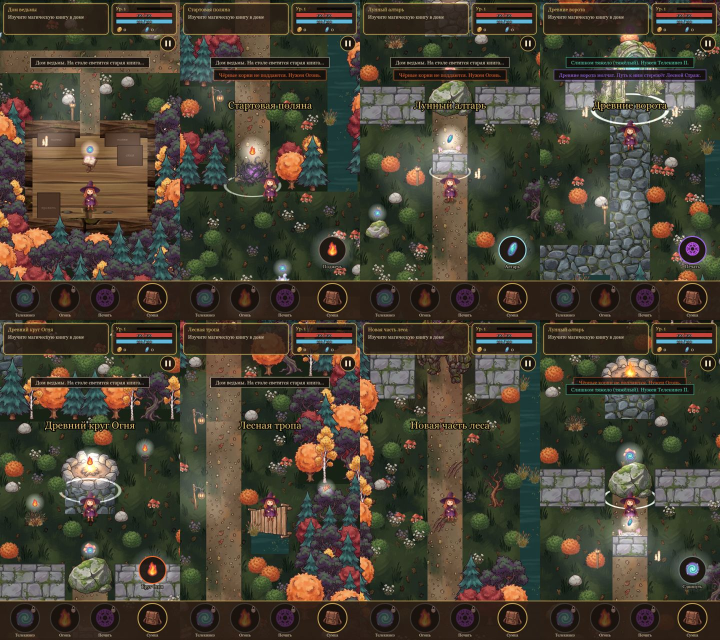
#> input picture tools/art/b2_montage.jpg, 1440 x 1280 px (shown at 1/2 size)
$ python key.py b2_montage.jpg contact_sheet.png contact_sheet.png
#> lines starting #> are read from the running program, lines starting #| are printed output that depends on the picture; after the words box and inside, x2 and y2 are one past the last pixel; in counts of white or black regions, pixels touching at a corner belong together
# Хромакей по пурпурному фону + нарезка листа на отдельные спрайты.
# usage: python3 key.py src.jpeg outdir name1,name2,...  (имена слева-направо, сверху-вниз)
import sys, os, numpy as np
from PIL import Image
from scipy import ndimage

src, outdir, names = sys.argv[1], sys.argv[2], sys.argv[3].split(',')
os.makedirs(outdir, exist_ok=True)
im = np.asarray(Image.open(src).convert('RGB')).astype(np.float32)
h, w, _ = im.shape
#> h = 1280; w = 1440
# цвет фона — медиана по рамке 6px
border = np.concatenate([im[:6].reshape(-1,3), im[-6:].reshape(-1,3), im[:, :6].reshape(-1,3), im[:, -6:].reshape(-1,3)])
bg = np.median(border, axis=0)
#> bg = [44, 39, 30]
R, G, B = im[...,0], im[...,1], im[...,2]
# «пурпурность»: насколько min(R,B) превышает G, относительно фона
mag = (np.minimum(R, B) - G)
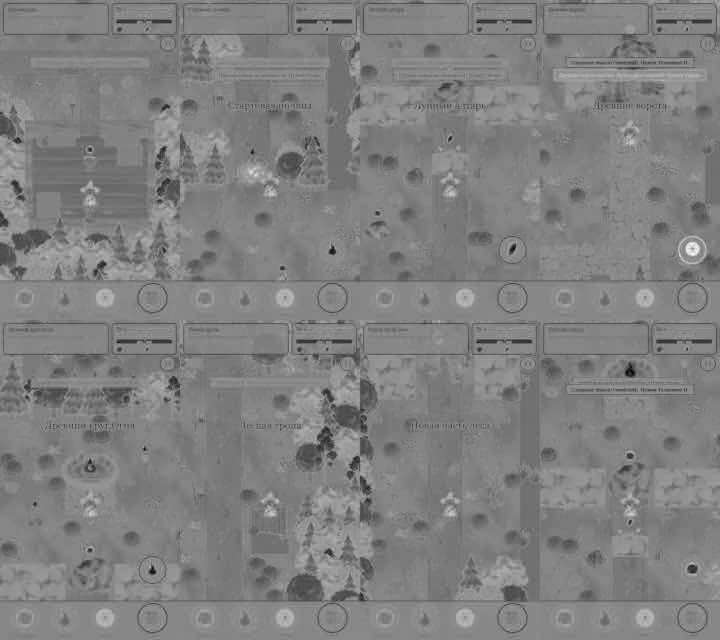
#> mag: shape (1280, 1440) float32 (shown at 1/2 size); min -139, max 105, mean -16; drawn with min black and max white
bgmag = min(bg[0], bg[2]) - bg[1]
#> bgmag = -9
d = np.linalg.norm(im - bg, axis=2)
# альфа: фон = 0, явный объект = 1; мягкий переход
alpha = np.clip((d - 38) / 60, 0, 1)
# FLOOD=1: фоном считается только область, связанная с краем кадра (белые пятна внутри объектов сохраняются)
if os.environ.get("FLOOD"):
    cand = d < 70
    lab0, _ = ndimage.label(cand)
    edge = set(np.unique(np.concatenate([lab0[0], lab0[-1], lab0[:, 0], lab0[:, -1]]))) - {0}
    bgr = np.isin(lab0, list(edge))
    near = ndimage.binary_dilation(bgr, iterations=3)
    alpha = np.where(bgr, 0.0, np.where(near, alpha, 1.0))
    # замкнутые «дырки» фона (просветы в кустах, между ножками): чистый фон и не мельче HOLE px
    HOLE = int(os.environ.get('HOLE', 600))
    lab1, n1 = ndimage.label(d < 28)
    if n1:
        sizes = ndimage.sum(np.ones_like(d), lab1, index=np.arange(1, n1 + 1))
        big = np.where(sizes >= HOLE)[0] + 1
        hole = np.isin(lab1, big) & ~bgr
        holen = ndimage.binary_dilation(hole, iterations=2) & ~hole
        alpha = np.where(hole, 0.0, np.where(holen, np.minimum(alpha, np.clip((d - 20) / 60, 0, 1)), alpha))
# частично прозрачный пиксель: восстановить цвет переднего плана из смеси с фоном
afg = np.clip(alpha, 0.05, 1)[..., None]
fg = (im - (1 - afg) * bg) / afg
out = np.where(alpha[..., None] < 0.98, np.clip(fg, 0, 255), im)
# краевая зона: убираем пурпурный ореол (свечение, смешанное с фоном)
BAND = int(os.environ.get("BAND", 14))
if BAND > 0:
    solid = alpha > 0.5
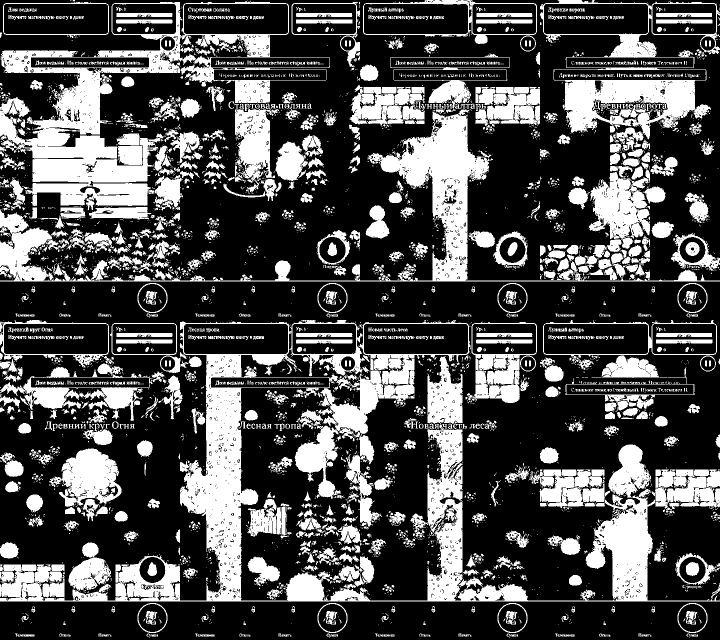
#> solid: shape (1280, 1440) bool (shown at 1/2 size); 30.4% white; 4407 white regions (3344 under 20 px), largest, box (x1, y1, x2, y2) and area: (0, 640, 1440, 1203) 138693, (0, 2, 660, 420) 62857, (0, 223, 1440, 563) 44329
    dist = ndimage.distance_transform_edt(solid)
    band = np.clip(1 - dist / BAND, 0, 1)
    o = out
    sp = np.clip(np.minimum(o[...,0], o[...,2]) - o[...,1], 0, None) / max(bgmag, 1)
    SPT = float(os.environ.get('SPT', 0.25))
    sp = np.clip((sp - SPT) / 0.5, 0, 1) * band
    alpha = alpha * (1 - sp)
    sub = np.clip(np.minimum(o[...,0], o[...,2]) - o[...,1], 0, None) * band
    o[...,0] -= sub * 0.85; o[...,2] -= sub * 0.85
    out = o
# тонкий контур снаружи не должен быть розовым
rgba = np.dstack([np.clip(out, 0, 255), alpha * 255]).astype(np.uint8)
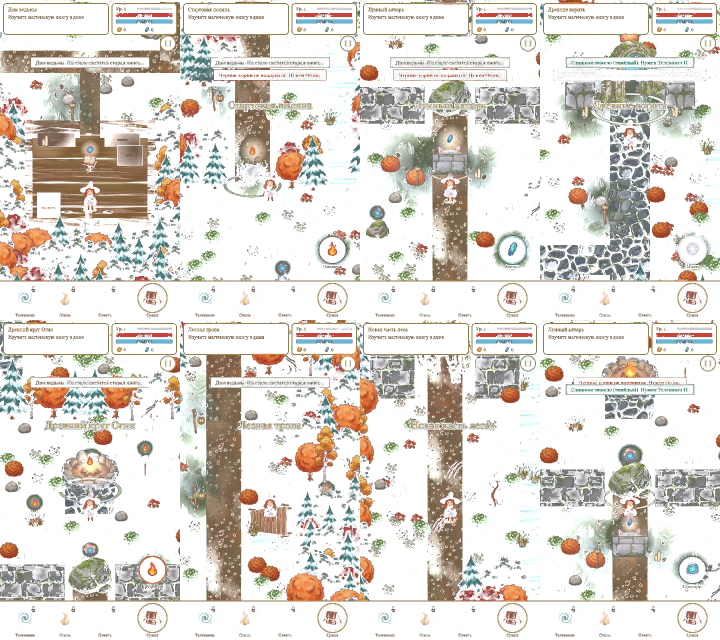
#> rgba: shape (1280, 1440, 4) (shown at 1/2 size); mean R, G, B, A 99.7, 120.6, 93.7, 73; transparent parts drawn white

# нарезка: маска -> дилатация -> компоненты
mask = alpha > 0.5
#> mask: shape (1280, 1440) bool; 27.9% white; 4562 white regions (3421 under 20 px), largest, box (x1, y1, x2, y2) and area: (0, 640, 1440, 1203) 113397, (0, 2, 660, 365) 51236, (0, 223, 1440, 563) 40390
mask = ndimage.binary_opening(mask, iterations=1)
#> mask: shape (1280, 1440) bool; 24.4% white; 2486 white regions (1421 under 20 px), largest, box (x1, y1, x2, y2) and area: (0, 4, 392, 365) 38841, (360, 708, 517, 1203) 33989, (736, 223, 979, 563) 26810
dil = ndimage.binary_dilation(mask, iterations=int(os.environ.get("DIL",14)))
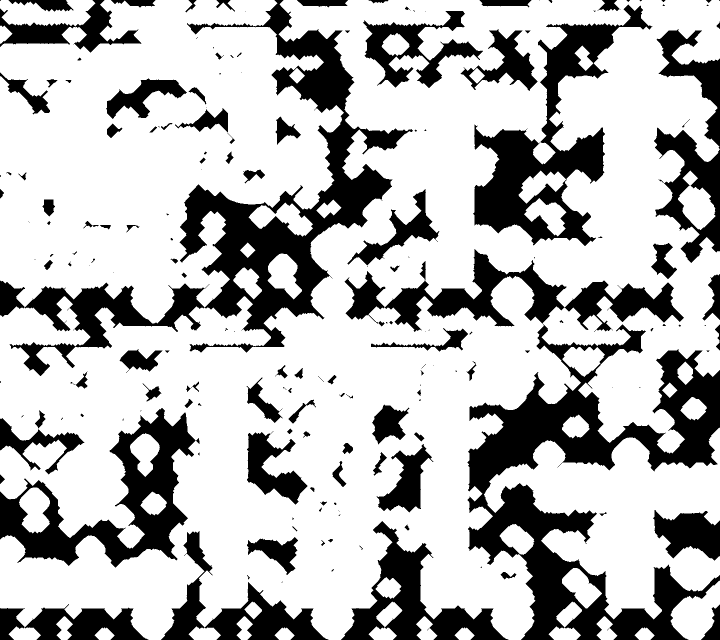
#> dil: shape (1280, 1440) bool (shown at 1/2 size); 72.4% white; 185 black regions (68 under 20 px), largest, box (x1, y1, x2, y2) and area: (689, 498, 1440, 1280) 136136, (0, 0, 826, 752) 100228, (946, 9, 1305, 492) 47002
lab, n = ndimage.label(dil)
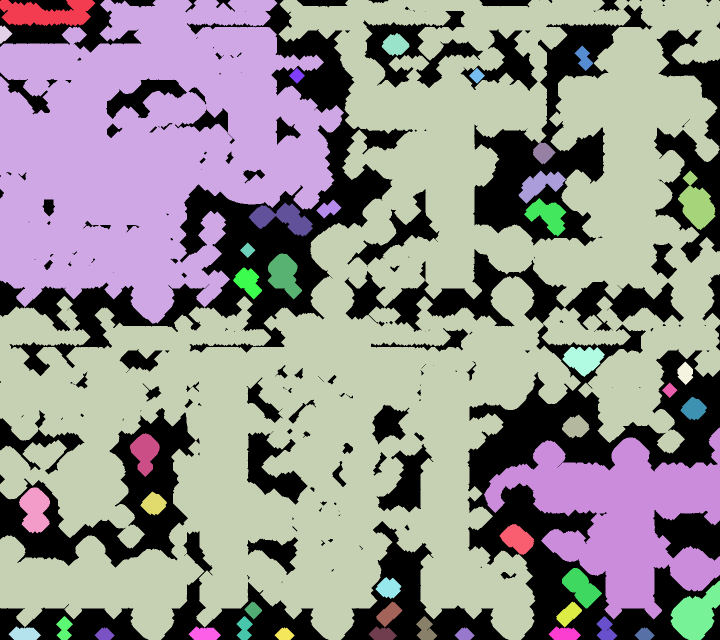
#> lab: shape (1280, 1440) int32 (shown at 1/2 size); 46 distinct labels, from 0 to 45; one colour per label, 0 black
#> n = 45
objs = ndimage.find_objects(lab)
#> objs = 45 items
boxes = []
for i, sl in enumerate(objs):
    area = (lab[sl] == i + 1).sum()
    if area < 2500: continue
    boxes.append((sl, i + 1, area))
#> this loop made 45 passes
#> area on passes 1 to 12: 6952, 288461, 881150, 551, 1665, 926, 512, 512, 1232, 2973, 4695, 3260
#> after the loop, boxes = 15 items
# сортировка по строкам: сначала по центру y (кластер строк), затем по x
boxes.sort(key=lambda b: (b[0][0].start + b[0][0].stop) / 2)
rows = []
for b in boxes:
    cy = (b[0][0].start + b[0][0].stop) / 2
    if rows and abs(cy - rows[-1][0]) < h * 0.18: rows[-1][1].append(b)
    else: rows.append([cy, [b]])
#> this loop made 15 passes
#> cy on passes 1 to 12: 26.5, 323.5, 374, 400.5, 434.5, 439, 553, 640, 724, 910, 1021, 1047
#> after the loop, rows = 5 items
ordered = [b for r in rows for b in sorted(r[1], key=lambda b: b[0][1].start)]
#> ordered = 15 items
print('found', len(ordered), 'objects, names', len(names))
#| found 15 objects, names 1
for (sl, idx, area), name in zip(ordered, names):
    pad = 4
    ys, xs = sl
    y0, y1 = max(ys.start - pad, 0), min(ys.stop + pad, h)
    x0, x1 = max(xs.start - pad, 0), min(xs.stop + pad, w)
    crop = rgba[y0:y1, x0:x1].copy()
    crop[..., 3] = np.where(lab[y0:y1, x0:x1] == idx, crop[..., 3], 0)
    img = Image.fromarray(crop)
    bb = img.getbbox(); img = img.crop(bb)
    img.save(os.path.join(outdir, name + '.png'))
    print(name, img.size)
#> this loop made 1 pass
#> (idx, area, name, pad, y0, y1, x0, x1) on pass 1: (1, 6952, 'contact_sheet.png', 4, 0, 57, 0, 195)
#| contact_sheet.png (191, 46)
#> pass 1, `crop = rgba[y0:y1, x0:x1].copy()`:
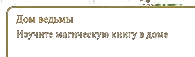
#> crop: shape (57, 195, 4); mean R, G, B, A 71, 50.7, 32.9, 29.3; transparent parts drawn white
#> pass 1, `img = img.crop(bb)`:
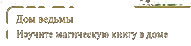
#> img: PIL image 191x46 RGBA; mean R, G, B, A 72.5, 55.2, 34.2, 30.6; transparent parts drawn white
